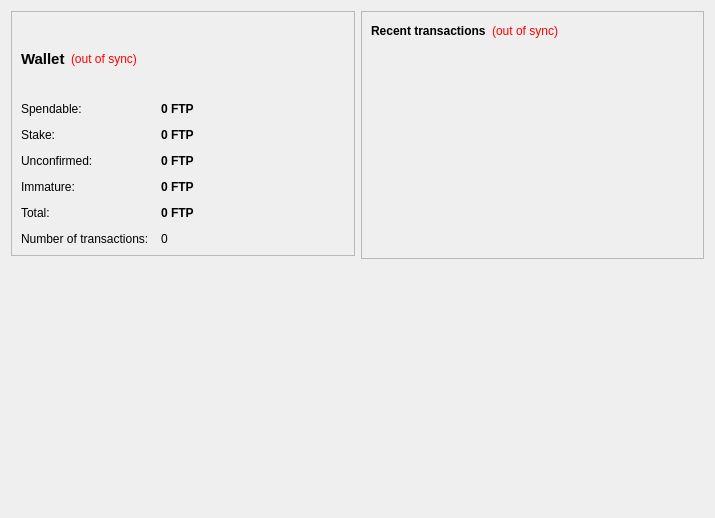
<?xml version="1.0" encoding="UTF-8"?>
<ui version="4.0">
 <class>OverviewPage</class>
 <widget class="QWidget" name="OverviewPage">
  <property name="geometry">
   <rect>
    <x>0</x>
    <y>0</y>
    <width>715</width>
    <height>518</height>
   </rect>
  </property>
  <property name="windowTitle">
   <string>Form</string>
  </property>
  <layout class="QHBoxLayout" name="horizontalLayout" stretch="1,1">
   <item>
    <layout class="QVBoxLayout" name="verticalLayout_2">
     <item>
      <widget class="QFrame" name="frame">
       <property name="frameShape">
        <enum>QFrame::StyledPanel</enum>
       </property>
       <property name="frameShadow">
        <enum>QFrame::Raised</enum>
       </property>
       <layout class="QVBoxLayout" name="verticalLayout_4">
        <item>
         <layout class="QHBoxLayout" name="horizontalLayout_4">
          <item>
           <widget class="QLabel" name="label_5">
            <property name="font">
             <font>
              <pointsize>11</pointsize>
              <weight>75</weight>
              <bold>true</bold>
             </font>
            </property>
            <property name="text">
             <string>Wallet</string>
            </property>
           </widget>
          </item>
          <item>
           <widget class="QLabel" name="labelWalletStatus">
            <property name="toolTip">
             <string>The displayed information may be out of date. Your wallet automatically synchronizes with the FuturePoints network after a connection is established, but this process has not completed yet.</string>
            </property>
            <property name="styleSheet">
             <string notr="true">QLabel { color: red; }</string>
            </property>
            <property name="text">
             <string notr="true">(out of sync)</string>
            </property>
            <property name="alignment">
             <set>Qt::AlignLeading|Qt::AlignLeft|Qt::AlignVCenter</set>
            </property>
           </widget>
          </item>
          <item>
           <spacer name="horizontalSpacer_2">
            <property name="orientation">
             <enum>Qt::Horizontal</enum>
            </property>
            <property name="sizeHint" stdset="0">
             <size>
              <width>40</width>
              <height>20</height>
             </size>
            </property>
           </spacer>
          </item>
         </layout>
        </item>
        <item>
         <layout class="QFormLayout" name="formLayout_2">
          <property name="fieldGrowthPolicy">
           <enum>QFormLayout::AllNonFixedFieldsGrow</enum>
          </property>
          <property name="horizontalSpacing">
           <number>12</number>
          </property>
          <property name="verticalSpacing">
           <number>12</number>
          </property>
          <item row="0" column="0">
           <widget class="QLabel" name="label">
            <property name="text">
             <string>Spendable:</string>
            </property>
           </widget>
          </item>
          <item row="0" column="1">
           <widget class="QLabel" name="labelBalance">
            <property name="font">
             <font>
              <weight>75</weight>
              <bold>true</bold>
             </font>
            </property>
            <property name="cursor">
             <cursorShape>IBeamCursor</cursorShape>
            </property>
            <property name="toolTip">
             <string>Your current balance</string>
            </property>
            <property name="text">
             <string notr="true">0 FTP</string>
            </property>
            <property name="textInteractionFlags">
             <set>Qt::LinksAccessibleByMouse|Qt::TextSelectableByKeyboard|Qt::TextSelectableByMouse</set>
            </property>
           </widget>
          </item>
          <item row="1" column="0">
           <widget class="QLabel" name="label_6">
            <property name="text">
             <string>Stake:</string>
            </property>
           </widget>
          </item>
          <item row="1" column="1">
           <widget class="QLabel" name="labelStake">
            <property name="font">
             <font>
              <weight>75</weight>
              <bold>true</bold>
             </font>
            </property>
            <property name="cursor">
             <cursorShape>IBeamCursor</cursorShape>
            </property>
            <property name="toolTip">
             <string>Total of coins that was staked, and do not yet count toward the current balance</string>
            </property>
            <property name="text">
             <string notr="true">0 FTP</string>
            </property>
            <property name="textInteractionFlags">
             <set>Qt::LinksAccessibleByMouse|Qt::TextSelectableByKeyboard|Qt::TextSelectableByMouse</set>
            </property>
           </widget>
          </item>
          <item row="2" column="0">
           <widget class="QLabel" name="label_3">
            <property name="text">
             <string>Unconfirmed:</string>
            </property>
           </widget>
          </item>
          <item row="2" column="1">
           <widget class="QLabel" name="labelUnconfirmed">
            <property name="font">
             <font>
              <weight>75</weight>
              <bold>true</bold>
             </font>
            </property>
            <property name="cursor">
             <cursorShape>IBeamCursor</cursorShape>
            </property>
            <property name="toolTip">
             <string>Total of transactions that have yet to be confirmed, and do not yet count toward the current balance</string>
            </property>
            <property name="text">
             <string notr="true">0 FTP</string>
            </property>
            <property name="textInteractionFlags">
             <set>Qt::LinksAccessibleByMouse|Qt::TextSelectableByKeyboard|Qt::TextSelectableByMouse</set>
            </property>
           </widget>
          </item>
          <item row="3" column="0">
           <widget class="QLabel" name="labelImmatureText">
            <property name="text">
             <string>Immature:</string>
            </property>
           </widget>
          </item>
          <item row="3" column="1">
           <widget class="QLabel" name="labelImmature">
            <property name="font">
             <font>
              <weight>75</weight>
              <bold>true</bold>
             </font>
            </property>
            <property name="toolTip">
             <string>Mined balance that has not yet matured</string>
            </property>
            <property name="text">
             <string notr="true">0 FTP</string>
            </property>
            <property name="textInteractionFlags">
             <set>Qt::LinksAccessibleByMouse|Qt::TextSelectableByKeyboard|Qt::TextSelectableByMouse</set>
            </property>
           </widget>
          </item>
          <item row="4" column="0">
           <widget class="QLabel" name="labelTotalText">
            <property name="text">
             <string>Total:</string>
            </property>
           </widget>
          </item>
          <item row="4" column="1">
           <widget class="QLabel" name="labelTotal">
            <property name="font">
             <font>
              <weight>75</weight>
              <bold>true</bold>
             </font>
            </property>
            <property name="text">
             <string notr="true">0 FTP</string>
            </property>
           </widget>
          </item>
          <item row="5" column="0">
           <widget class="QLabel" name="label_2">
            <property name="text">
             <string>Number of transactions:</string>
            </property>
           </widget>
          </item>
          <item row="5" column="1">
           <widget class="QLabel" name="labelNumTransactions">
            <property name="toolTip">
             <string>Total number of transactions in wallet</string>
            </property>
            <property name="text">
             <string notr="true">0</string>
            </property>
           </widget>
          </item>
         </layout>
        </item>
       </layout>
      </widget>
     </item>
     <item>
      <widget class="QLabel" name="label_6">
       <property name="text">
        <string/>
       </property>
       <property name="pixmap">
        <pixmap resource="../bitcoin.qrc">:/images/backg</pixmap>
       </property>
       <property name="scaledContents">
        <bool>false</bool>
       </property>
       <property name="alignment">
        <set>Qt::AlignCenter</set>
       </property>
       <property name="margin">
        <number>-2</number>
       </property>
       <property name="indent">
        <number>-1</number>
       </property>
      </widget>
     </item>
    </layout>
   </item>
   <item>
    <layout class="QVBoxLayout" name="verticalLayout_3">
     <item>
      <widget class="QFrame" name="frame_2">
       <property name="frameShape">
        <enum>QFrame::StyledPanel</enum>
       </property>
       <property name="frameShadow">
        <enum>QFrame::Raised</enum>
       </property>
       <layout class="QVBoxLayout" name="verticalLayout">
        <item>
         <layout class="QHBoxLayout" name="horizontalLayout_2">
          <item>
           <widget class="QLabel" name="label_4">
            <property name="text">
             <string>&lt;b&gt;Recent transactions&lt;/b&gt;</string>
            </property>
           </widget>
          </item>
          <item>
           <widget class="QLabel" name="labelTransactionsStatus">
            <property name="toolTip">
             <string>The displayed information may be out of date. Your wallet automatically synchronizes with the FuturePoints network after a connection is established, but this process has not completed yet.</string>
            </property>
            <property name="styleSheet">
             <string notr="true">QLabel { color: red; }</string>
            </property>
            <property name="text">
             <string notr="true">(out of sync)</string>
            </property>
            <property name="alignment">
             <set>Qt::AlignRight|Qt::AlignTrailing|Qt::AlignVCenter</set>
            </property>
           </widget>
          </item>
          <item>
           <spacer name="horizontalSpacer">
            <property name="orientation">
             <enum>Qt::Horizontal</enum>
            </property>
            <property name="sizeHint" stdset="0">
             <size>
              <width>40</width>
              <height>20</height>
             </size>
            </property>
           </spacer>
          </item>
         </layout>
        </item>
        <item>
         <widget class="QListView" name="listTransactions">
          <property name="styleSheet">
           <string notr="true">QListView { background: transparent; }</string>
          </property>
          <property name="frameShape">
           <enum>QFrame::NoFrame</enum>
          </property>
          <property name="verticalScrollBarPolicy">
           <enum>Qt::ScrollBarAlwaysOff</enum>
          </property>
          <property name="horizontalScrollBarPolicy">
           <enum>Qt::ScrollBarAlwaysOff</enum>
          </property>
          <property name="selectionMode">
           <enum>QAbstractItemView::NoSelection</enum>
          </property>
         </widget>
        </item>
       </layout>
      </widget>
     </item>
     <item>
      <spacer name="verticalSpacer_2">
       <property name="orientation">
        <enum>Qt::Vertical</enum>
       </property>
       <property name="sizeHint" stdset="0">
        <size>
         <width>20</width>
         <height>40</height>
        </size>
       </property>
      </spacer>
     </item>
    </layout>
   </item>
  </layout>
 </widget>
 <resources>
  <include location="../bitcoin.qrc"/>
 </resources>
 <connections/>
</ui>
